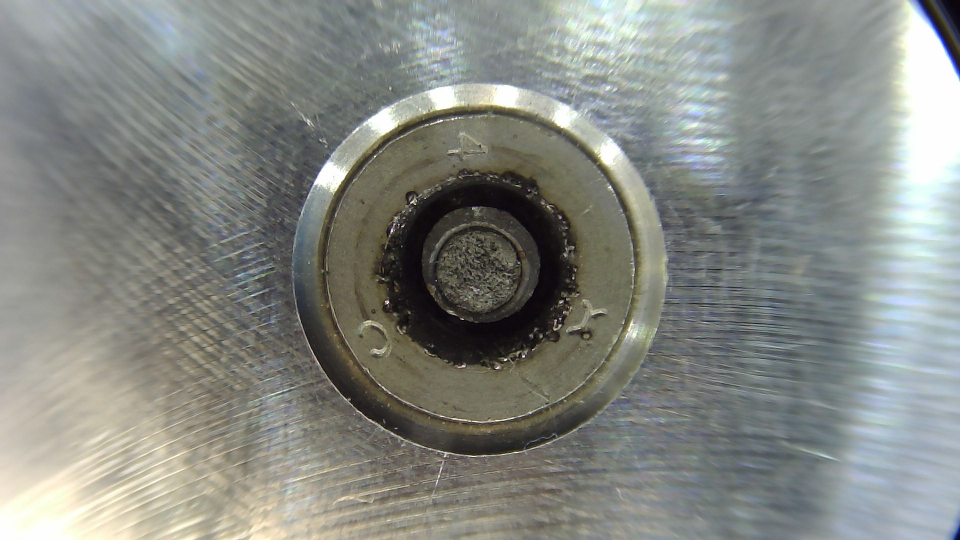
#> input picture opencvTest/misc/OfficePencilSketch.jpg, 1920 x 1080 px (shown at 1/2 size)
$ python -i helpers.py   (imports and definitions only)
#> lines starting #> are read from the running program, lines starting #| are printed output that depends on the picture
import cv2 as cv
import numpy as np
from scipy.interpolate import UnivariateSpline


LUTs = {}

def create_LUT_8UC1(x,y):
    spl = UnivariateSpline(x,y)
    return spl(range(256))


# [9 lines left out: function get_lut, not called in this run]
lighten_dark_lut = create_LUT_8UC1([0, 20, 68, 100, 192, 256],
                                  [10, 40, 88, 110,  192, 256])


incr_ch_lut_big = create_LUT_8UC1([0, 64, 128, 192, 256],
                                  [0, 100, 190, 250, 256])

decr_ch_lut_big = create_LUT_8UC1([0, 64, 128, 192, 256],
                                  [0, 5,  64, 130, 162])

incr_ch_lut_mid = create_LUT_8UC1([0, 64, 128, 192, 256],
                              [0, 90, 180, 230, 256])

decr_ch_lut_mid = create_LUT_8UC1([0, 64, 128, 192, 256],
                              [0, 20,  65, 100, 180])

incr_ch_lut_small = create_LUT_8UC1([0, 64, 128, 192, 256],
                              [0, 70, 170, 210, 256])

decr_ch_lut_small = create_LUT_8UC1([0, 64, 128, 192, 256],
                                    [0, 50,  100, 150, 192])


incr_ch_lut_xsmall = create_LUT_8UC1([0, 64, 128, 192, 256],
                                     [0, 68, 140, 200, 256])

decr_ch_lut_xsmall = create_LUT_8UC1([0, 64, 128, 192, 256],
                                    [0, 55,  110, 170, 230])

incr_ch_lut = [incr_ch_lut_big, incr_ch_lut_mid, incr_ch_lut_small,incr_ch_lut_xsmall]
decr_ch_lut = [decr_ch_lut_big, decr_ch_lut_mid, decr_ch_lut_small,decr_ch_lut_xsmall]


def grayfilter(img):
    filt = cv.cvtColor(img, cv.COLOR_RGB2GRAY)
    return filt

def rgbTohsv(img):
    return cv.cvtColor(img, cv.COLOR_RGB2HSV)

def hsvTorgb(hsv_img):
    return cv.cvtColor(hsv_img, cv.COLOR_HSV2RGB)

def rgbTolab(img):
    return cv.cvtColor(img, cv.COLOR_RGB2LAB)

def labTorgb(lab_img):
    return cv.cvtColor(lab_img, cv.COLOR_LAB2RGB)


# [29 lines left out: functions RIncrFilter, GIncrFilter, BIncrFilter, RDecrFilter, GDecrFilter, BDecrFilter, not called in this run]

def HIncrFilter(hsv_img):
    c_h, c_s, c_v = cv.split(hsv_img)
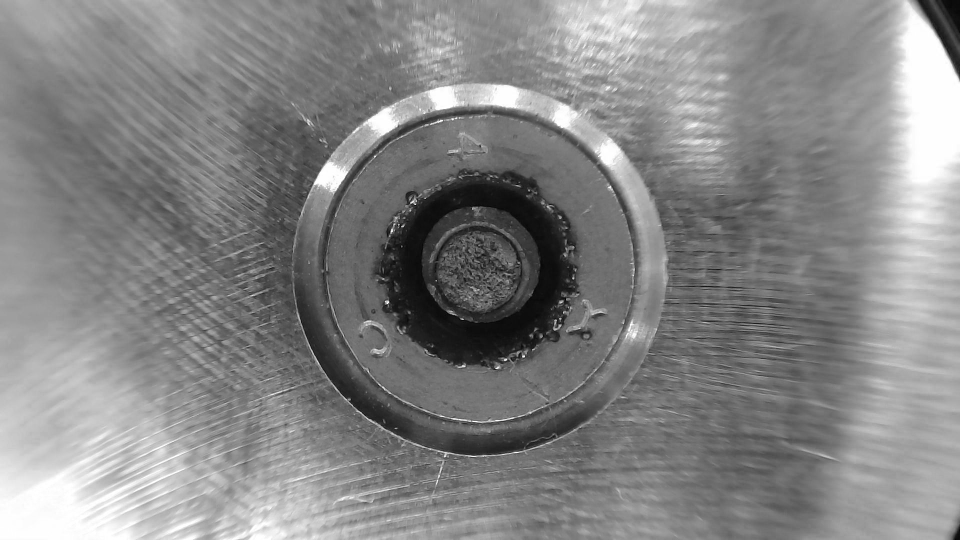
#> c_h: shape (1080, 1920) (shown at 1/2 size); min 0, max 255, mean 133.3
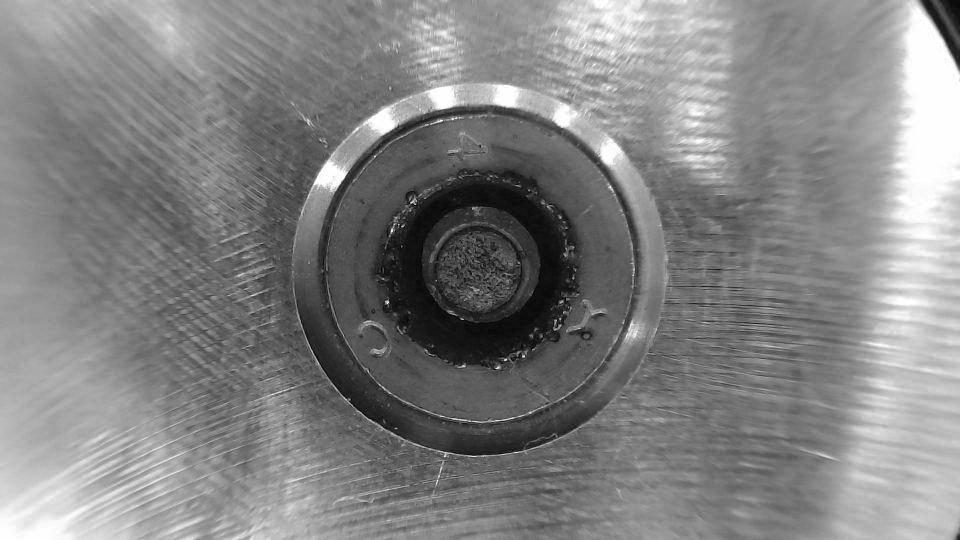
#> c_v: shape (1080, 1920) (shown at 1/2 size); min 0, max 255, mean 130.8
    c_h = cv.LUT(c_h, incr_ch_lut_small).astype(np.uint8)
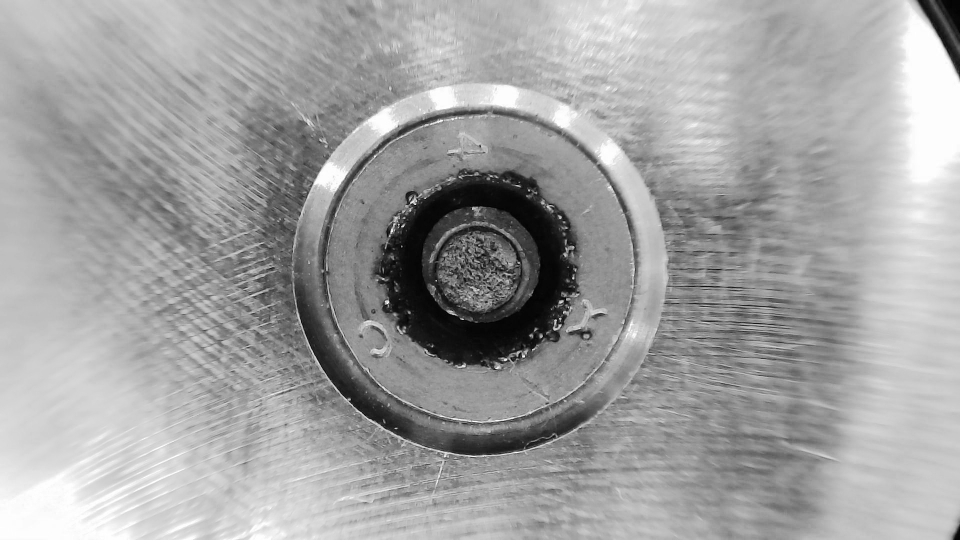
#> c_h: shape (1080, 1920) (shown at 1/2 size); min 0, max 254, mean 162
    return cv.merge((c_h, c_s, c_v))
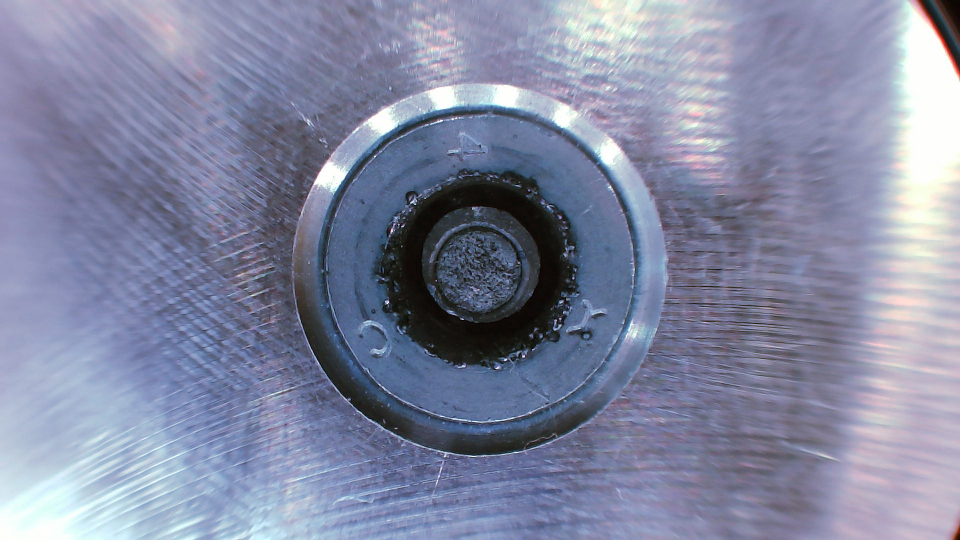
#> returned value: shape (1080, 1920, 3) (shown at 1/2 size); mean of channels 0, 1, 2 162, 136.2, 130.8; drawn as B, G, R

# [54 lines left out: functions SIncrFilter, VIncrFilter, HDecrFilter, SDecrFilter, VDecrFilter, LIncrFilter and 5 more, not called in this run]


def GrayIncrFilter(gray_img, percentage):
    return cv.LUT(gray_img, get_lut(percentage)).astype(np.uint8)

def GrayDecrFilter(gray_img):
    return cv.LUT(gray_img, decr_ch_lut_big).astype(np.uint8)

def Lighten(gray_img):
    return cv.LUT(gray_img, lighten_dark_lut).astype(np.uint8)


# [14 lines left out: function contrastIncr, not called in this run]

    # Stacking the original image with the enhanced image
    # np.hstack((img, enhanced_img))

>>> import cv2
>>> picture = cv2.cvtColor(cv2.imread('../misc/OfficePencilSketch.jpg'), cv2.COLOR_BGR2RGB)
>>> result = HIncrFilter(picture)
